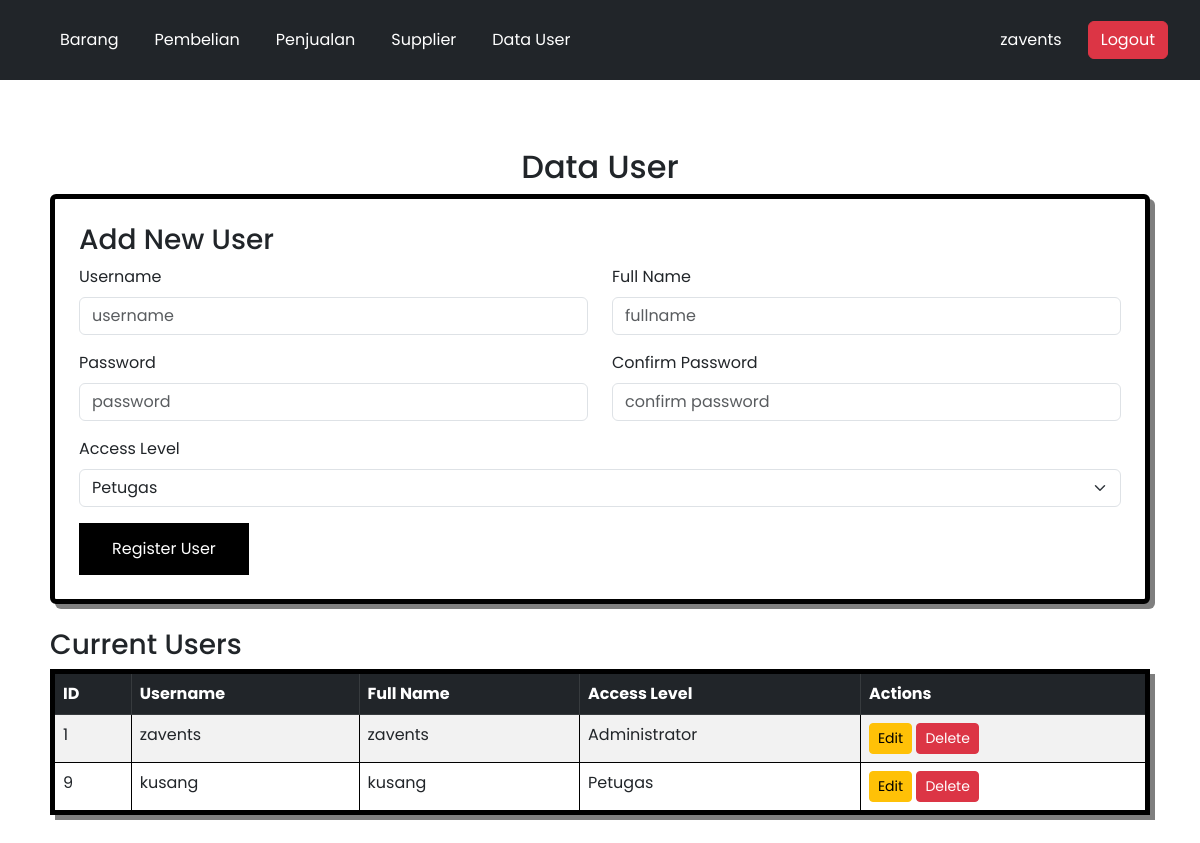
The app's page /data_user.php (signed in) with its own data.
### tables this page shows
CREATE TABLE `users` (
  `id_user` int(12) NOT NULL,
  `username` varchar(255) NOT NULL,
  `name` varchar(255) NOT NULL,
  `password` varchar(255) NOT NULL,
  `level` enum('administrator','petugas') NOT NULL
);

### data_user.php (the view, shortened to what this page needs)
<?php
$host = "localhost";
$user = "root";
$password = "";
$database = "inventaris";
$koneksi = new mysqli($host, $user, $password, $database);
$query = "SELECT id_user, username, name, level FROM users";
$result = $koneksi->query($query);
?>
<!DOCTYPE html>
<html lang="en">
<head>
    <link href="https://cdn.jsdelivr.net/npm/bootstrap@5.3.0/dist/css/bootstrap.min.css" rel="stylesheet">
</head>
<body style="background-image: url(./img/bg.png);">
<?php include 'navbar.php'; ?>
<div class="container mt-5">
    <h2 class="text-center">Data User</h2>
    <div class="card p-4 mb-4" onmouseover="this.style.borderColor='rgb(0, 162, 255)'" onmouseout="this.style.borderColor='rgb(0, 0, 0)'">
    <h3>Add New User</h3>
    <form method="post" action="">
        <div class="row mb-3">
            <div class="col-md-6">
                <label class="form-label">Username</label>
                <input type="text" name="username" class="form-control" placeholder="username" required>
            </div>
            <div class="col-md-6">
                <label class="form-label">Full Name</label>
                <input type="text" name="name" class="form-control" placeholder="fullname" required>
            </div>
        </div>
        <div class="row mb-3">
            <div class="col-md-6">
                <label class="form-label">Password</label>
                <input type="password" name="password" class="form-control" placeholder="password" required>
            </div>
            <div class="col-md-6">
                <label class="form-label">Confirm Password</label>
                <input type="password" name="confirm_password" class="form-control" placeholder="confirm password" required>
            </div>
        </div>
        <div class="mb-3">
            <label class="form-label">Access Level</label>
            <select name="level" class="form-select" required>
                <option value="petugas">Petugas</option>
            </select>
        </div>
        <button type="submit" name="register" class="button">Register User</button>
    </form>
</div>
    <div class="mt-4">
        <h3>Current Users</h3>
        <table class="table table-striped table-bordered"
        onmouseover="this.style.borderColor='rgb(0, 162, 255)'"
        onmouseout="this.style.borderColor='rgb(0, 0, 0)'" >
            <thead class="table-dark">
                <tr>
                    <th>ID</th>
                    <th>Username</th>
                    <th>Full Name</th>
                    <th>Access Level</th>
                    <th>Actions</th>
                </tr>
            </thead>
            <tbody>
                <?php while ($row = $result->fetch_assoc()) : ?>
                    <tr>
                        <td><?php echo $row['id_user']; ?></td>
                        <td><?php echo $row['username']; ?></td>
                        <td><?php echo $row['name']; ?></td>
                        <td><?php echo ucfirst($row['level']); ?></td>
                        <td>
                            <a href="edit_user.php?id=<?php echo $row['id_user']; ?>" class="btn btn-warning btn-sm">Edit</a>
                            <a href="?delete=<?php echo $row['id_user']; ?>" class="btn btn-danger btn-sm" onclick="return confirm('Are you sure?')">Delete</a>
                        </td>
                    </tr>
                <?php endwhile; ?>
            </tbody>
        </table>
    </div>
</div>
</body>
</html>

### data_user.php (style rules this page uses)
.card { border: 5px solid rgb(0, 0, 0); padding: 30px; box-shadow: 5px 5px 0px rgba(0, 0, 0, 0.5); transition: border-color 0.3s; }
.table { border: 5px solid rgb(0, 0, 0); padding: 30px; box-shadow: 5px 5px 0px rgba(0, 0, 0, 0.5); transition: border-color 0.3s; }
.button { --bg: #000; --hover-bg: rgba(0, 101, 253, 0.66); --hover-text: #000; color: #fff; cursor: pointer; border: 1px solid var(--bg); padding: 0.8em 2em; background: var(--bg); transition: 0.2s; }

### navbar.php (style rules this page uses)
body { font-family: 'Poppins', sans-serif; }
.container { padding: 20px; }
.card { border: 5px solid rgb(0, 0, 0); padding: 30px; box-shadow: 5px 5px 0px rgba(0, 0, 0, 0.5); transition: border-color 0.3s; }
.table { border: 5px solid rgb(0, 0, 0); padding: 30px; box-shadow: 5px 5px 0px rgba(0, 0, 0, 0.5); transition: border-color 0.3s; }
.button { --bg: #000; --hover-bg: rgba(0, 101, 253, 0.66); --hover-text: #000; color: #fff; cursor: pointer; border: 1px solid var(--bg); padding: 0.8em 2em; background: var(--bg); transition: 0.2s; }

### records on screen
users: id_user "1", username "zavents", name "zavents", level "Administrator"
users: id_user "9", username "kusang", name "kusang", level "Petugas"

### other values on screen
$_SESSION['username'] "zavents"
